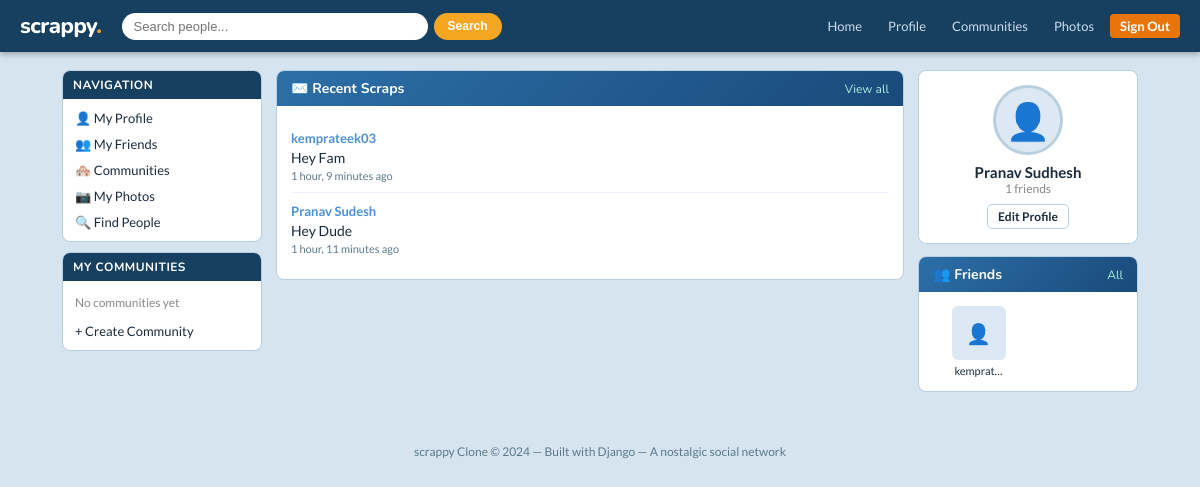
Screenshot of /home/ (signed in) with the database file from the repository.
### core/models.py (models this page shows, shortened)
class Scrap(models.Model):
    author = models.ForeignKey(User, on_delete=models.CASCADE, related_name='scraps_written')
    recipient = models.ForeignKey(User, on_delete=models.CASCADE, related_name='scraps_received')
    content = models.TextField()
    created_at = models.DateTimeField(auto_now_add=True)
    class Meta:
        ordering = ['-created_at']

class Profile(models.Model):
    user = models.OneToOneField(User, on_delete=models.CASCADE, related_name='profile')
    avatar = models.ImageField(upload_to='avatars/', blank=True, null=True)
    bio = models.TextField(blank=True)
    location = models.CharField(max_length=100, blank=True)
    birthday = models.DateField(blank=True, null=True)
    relationship_status = models.CharField(max_length=50, blank=True, choices=[
        ('single', 'Single'), ('in_relationship', 'In a Relationship'),
        ('married', 'Married'), ('complicated', "It's Complicated"),
    ])
    interests = models.TextField(blank=True, help_text="Comma-separated interests")
    website = models.URLField(blank=True)
    created_at = models.DateTimeField(auto_now_add=True)
    def friends(self):
        accepted = Friendship.objects.filter(
            models.Q(sender=self.user) | models.Q(receiver=self.user),
            status='accepted'
        )
        friends = []
        for f in accepted:
            friends.append(f.receiver if f.sender == self.user else f.sender)
        return friends

class Friendship(models.Model):
    STATUS_CHOICES = [('pending', 'Pending'), ('accepted', 'Accepted'), ('rejected', 'Rejected')]
    sender = models.ForeignKey(User, on_delete=models.CASCADE, related_name='sent_requests')
    receiver = models.ForeignKey(User, on_delete=models.CASCADE, related_name='received_requests')
    status = models.CharField(max_length=10, choices=STATUS_CHOICES, default='pending')
    created_at = models.DateTimeField(auto_now_add=True)
    class Meta:
        unique_together = ('sender', 'receiver')

### core/views.py (the view)
# urls.py: path('home/', views.home, name='home'),
@login_required
def home(request):
    user = request.user
    friends = user.profile.friends()
    pending_requests = Friendship.objects.filter(receiver=user, status='pending')
    recent_scraps = Scrap.objects.filter(recipient=user).order_by('-created_at')[:5]
    communities = user.communities.all()[:4]
    return render(request, 'core/home.html', {
        'friends': friends[:6],
        'pending_requests': pending_requests,
        'recent_scraps': recent_scraps,
        'communities': communities,
    })

### core/templates/core/home.html (shortened to what this page needs)
{% extends 'core/base.html' %}
{% block content %}
<div class="page-container wide">
    <aside class="sidebar">
        <div class="sidebar-card">
            <div class="sidebar-title">Navigation</div>
            <ul>
                <li><a href="{% url 'profile' user.username %}">👤 My Profile</a></li>
                <li><a href="{% url 'friends_list' username=user.username %}">👥 My Friends</a></li>
                <li><a href="{% url 'community_list' %}">🏘️ Communities</a></li>
                <li><a href="{% url 'album_list' username=user.username %}">📷 My Photos</a></li>
                <li><a href="{% url 'search' %}">🔍 Find People</a></li>
            </ul>
        </div>
        <div class="sidebar-card">
            <div class="sidebar-title">My Communities</div>
            <ul>
                {% for c in communities %}
                <li><a href="{% url 'community_detail' c.pk %}">{{ c.name }}</a></li>
                {% empty %}
                <li style="padding:8px 12px;font-size:12px;color:#888;">No communities yet</li>
                {% endfor %}
                <li><a href="{% url 'create_community' %}">+ Create Community</a></li>
            </ul>
        </div>
    </aside>
    <main>
        <div class="card">
            <div class="card-header">
                ✉️ Recent Scraps
                <a href="{% url 'profile' user.username %}">View all</a>
            </div>
            <div class="card-body">
                {% for scrap in recent_scraps %}
                <div class="scrap">
                    <div class="scrap-author">
                        <a href="{% url 'profile' scrap.author.username %}">{{ scrap.author.get_full_name|default:scrap.author.username }}</a>
                    </div>
                    <div class="scrap-content">{{ scrap.content }}</div>
                    <div class="scrap-meta">{{ scrap.created_at|timesince }} ago</div>
                </div>
                {% empty %}
                <p style="color:#888;font-size:13px;">No scraps yet. Visit a friend's profile to leave one!</p>
                {% endfor %}
            </div>
        </div>
    </main>
    <aside>
        <div class="card" style="margin-bottom:12px;">
            <div class="card-body" style="text-align:center;">
                <div class="profile-avatar" style="width:70px;height:70px;margin:0 auto 8px;border-radius:50%;">
                    {% if user.profile.avatar %}
                    <img src="{{ user.profile.avatar.url }}">
                    {% else %}👤{% endif %}
                </div>
                <div style="font-weight:700;font-size:15px;">{{ user.get_full_name|default:user.username }}</div>
                <div style="font-size:12px;color:#888;margin-bottom:8px;">{{ user.profile.friends|length }} friends</div>
                <a href="{% url 'edit_profile' username=user.username %}" class="btn btn-outline btn-sm">Edit Profile</a>
            </div>
        </div>
        <div class="card">
            <div class="card-header">
                👥 Friends
                <a href="{% url 'friends_list' username=user.username %}">All</a>
            </div>
            <div class="card-body">
                <div class="friends-grid">
                    {% for friend in friends %}
                    <div class="friend-thumb">
                        <a href="{% url 'profile' friend.username %}">
                            <div class="avatar">
                                {% if friend.profile.avatar %}
                                <img src="{{ friend.profile.avatar.url }}">
                                {% else %}👤{% endif %}
                            </div>
                            {{ friend.first_name|default:friend.username|truncatechars:8 }}
                        </a>
                    </div>
                    {% empty %}
                    <p style="color:#888;font-size:12px;grid-column:1/-1;">Find people using search!</p>
                    {% endfor %}
                </div>
            </div>
        </div>
    </aside>
</div>
{% endblock %}

### core/templates/core/base.html (shortened to what this page needs)
<!DOCTYPE html>
<html lang="en">
<head>
</head>
<body>
{% if user.is_authenticated %}
<nav class="navbar">
    <a href="{% url 'home' %}" class="logo">scrappy<span>.</span></a>
    <div class="search-bar">
        <form action="{% url 'search' %}" method="get" style="display:flex;gap:6px;width:100%">
            <input type="text" name="q" placeholder="Search people..." value="{{ request.GET.q }}">
            <button type="submit">Search</button>
        </form>
    </div>
    <div class="nav-links">
        <a href="{% url 'home' %}">Home</a>
        <a href="{% url 'profile' user.username %}">Profile</a>
        <a href="{% url 'community_list' %}">Communities</a>
        <a href="{% url 'album_list' username=user.username %}">Photos</a>
        <a href="{% url 'logout' %}" class="btn-orange">Sign Out</a>
    </div>
</nav>
{% endif %}
{% block content %}{% endblock %}
<footer>
    <p>scrappy Clone &copy; 2024 &mdash; Built with Django &mdash; A nostalgic social network</p>
</footer>
</body>
</html>

### core/templates/core/base.html (style rules this page uses)
:root { --primary: #e8750a; --primary-dark: #c4620a; --secondary: #4a90d9; --bg: #d6e4f0; --card: #ffffff; --sidebar: #dce9f5; --border: #b8cfe0; --text: #1a2b3c; --text-muted: #5a7a8a; --accent: #f5a623; --success: #27ae60; --danger: #e74c3c; --nav-bg: #173f5f; }
* { box-sizing: border-box; margin: 0; padding: 0; }
body { font-family: 'Lato', sans-serif; background: var(--bg); color: var(--text); min-height: 100vh; }
a { color: var(--secondary); text-decoration: none; }
.navbar { background: var(--nav-bg); padding: 0 20px; display: flex; align-items: center; height: 52px; gap: 20px; box-shadow: 0 2px 6px rgba(0,0,0,0.3); }
.navbar .logo { font-family: 'Nunito', sans-serif; font-size: 22px; font-weight: 800; color: #fff; text-decoration: none; letter-spacing: -0.5px; }
.navbar .logo span { color: var(--accent); }
.navbar .search-bar { flex: 1; max-width: 380px; display: flex; gap: 6px; }
.navbar .search-bar input { flex: 1; padding: 6px 12px; border-radius: 20px; border: none; font-size: 13px; outline: none; }
.navbar .search-bar button { background: var(--accent); border: none; border-radius: 20px; padding: 6px 14px; color: #fff; font-weight: 700; cursor: pointer; font-size: 12px; }
.navbar .nav-links { display: flex; gap: 6px; margin-left: auto; }
.navbar .nav-links a { color: #cde; font-size: 13px; text-decoration: none; padding: 4px 10px; border-radius: 4px; transition: background 0.15s; }
.navbar .nav-links a.btn-orange { background: var(--primary); color: #fff; font-weight: 700; }
.page-container { max-width: 960px; margin: 18px auto; padding: 0 12px; display: grid; grid-template-columns: 200px 1fr; gap: 14px; }
.page-container.wide { grid-template-columns: 200px 1fr 220px; max-width: 1100px; }
.sidebar { display: flex; flex-direction: column; gap: 10px; }
.sidebar-card { background: var(--card); border: 1px solid var(--border); border-radius: 8px; overflow: hidden; }
.sidebar-card .sidebar-title { background: var(--nav-bg); color: #fff; font-family: 'Nunito', sans-serif; font-size: 12px; font-weight: 700; padding: 6px 10px; text-transform: uppercase; letter-spacing: 0.5px; }
.sidebar-card ul { list-style: none; padding: 6px 0; }
.sidebar-card ul li a { display: block; padding: 5px 12px; font-size: 13px; color: var(--text); transition: background 0.1s; }
.card { background: var(--card); border: 1px solid var(--border); border-radius: 8px; overflow: hidden; margin-bottom: 12px; }
.card-header { background: linear-gradient(135deg, #2c6fa8 0%, #1a4a7a 100%); color: #fff; padding: 8px 14px; font-family: 'Nunito', sans-serif; font-weight: 700; font-size: 14px; display: flex; justify-content: space-between; align-items: center; }
.card-header a { color: #aed; font-size: 12px; font-weight: 400; }
.card-body { padding: 14px; }
.profile-avatar { width: 90px; height: 90px; border-radius: 8px; object-fit: cover; border: 3px solid var(--border); background: var(--sidebar); display: flex; align-items: center; justify-content: center; font-size: 36px; color: var(--text-muted); flex-shrink: 0; overflow: hidden; }
.btn { display: inline-block; padding: 6px 14px; border-radius: 5px; font-size: 13px; font-weight: 600; cursor: pointer; border: none; text-decoration: none; transition: all 0.15s; }
.btn-sm { padding: 4px 10px; font-size: 12px; }
.btn-outline { background: transparent; border: 1px solid var(--border); color: var(--text); }
.scrap { border-bottom: 1px solid #eef; padding: 10px 0; }
.scrap:last-child { border-bottom: none; }
.scrap .scrap-author { font-weight: 700; font-size: 13px; }
.scrap .scrap-content { font-size: 14px; margin-top: 3px; }
.scrap .scrap-meta { font-size: 11px; color: var(--text-muted); margin-top: 3px; }
.friends-grid { display: grid; grid-template-columns: repeat(auto-fill, minmax(70px, 1fr)); gap: 8px; }
.friend-thumb { text-align: center; font-size: 11px; }
.friend-thumb .avatar { width: 54px; height: 54px; border-radius: 6px; background: var(--sidebar); margin: 0 auto 4px; display: flex; align-items: center; justify-content: center; font-size: 20px; color: var(--text-muted); overflow: hidden; }
.friend-thumb a { color: var(--text); font-size: 11px; }
footer { text-align: center; color: var(--text-muted); font-size: 12px; padding: 20px; margin-top: 20px; }

### rows the page displays
Scrap: author.get_full_name "kemprateek03", content "Hey Fam", created_at "1 hour, 9 minutes"
Scrap: author.get_full_name "Pranav Sudesh", content "Hey Dude", created_at "1 hour, 11 minutes"

### other values shown
{{ user.get_full_name|default:user.username }} "Pranav Sudhesh"
{{ user.profile.friends|length }} "1"
{{ friend.first_name|default:friend.username|truncatechars:8 }} "kemprat…"
